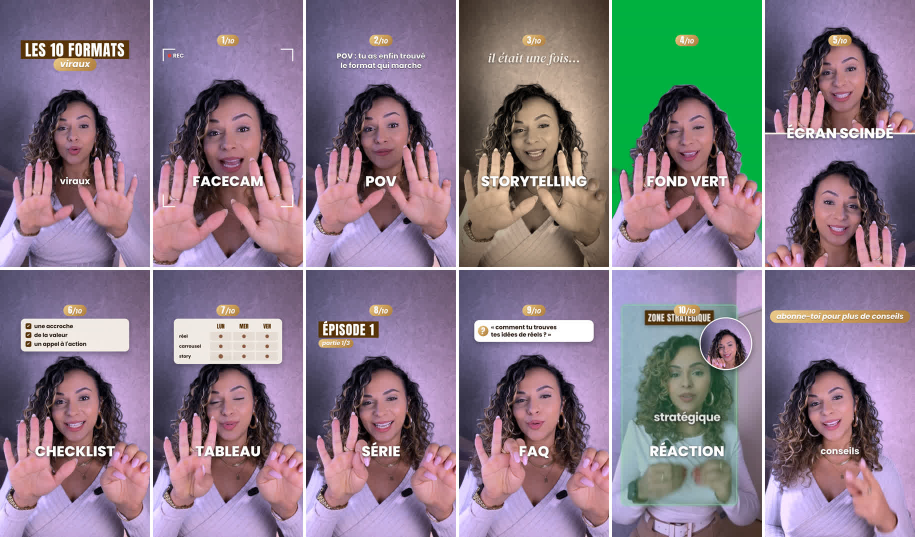
#> input picture reels/10-formats/renders/test.jpg, 1830 x 1074 px (shown at 1/2 size)
$ python -i rose.py   (imports and definitions only)
#> lines starting #> are read from the running program, lines starting #| are printed output that depends on the picture
#!/usr/bin/env python3
"""Rosé look (her lilac.py, tinted pink and less lifted for this brighter wall): the blue-grey wall is found by colour
(blue above red), relit and re-tinted to her lilac (#B5A0DD, pinker on the right), everything warm stays as shot.

PY lilac.py in.mp4 out.mp4          (PY lilac.py --frame in.png out.png for a test still)
"""
import subprocess
import sys

import numpy as np
from PIL import Image, ImageFilter

W, H = 1080, 1920
LIFT = 1.04                                    # this wall is already bright
LEFT = np.array([1.10, 0.93, 1.12], np.float32)   # rosé (her ask), a touch cooler on the left
RIGHT = np.array([1.15, 0.91, 1.08], np.float32)  # ... warmer pink on the right
X = np.linspace(0, 1, W, dtype=np.float32)[None, :, None]
TINT = LEFT * (1 - X) + RIGHT * X
SUBJ = np.array([0.94, 0.87, 1.16], np.float32)       # skin a touch rosier, the white top lavender-white


def grade(rgb):
    f = rgb.astype(np.float32)
    r, g, b = f[..., 0], f[..., 1], f[..., 2]
    m = np.clip((b - r + 1) / 12, 0, 1)
    m = np.asarray(Image.fromarray((m * 255).astype(np.uint8)).filter(ImageFilter.GaussianBlur(6)), np.float32)[..., None] / 255
    luma_s = None  # (soft key: no blocky edges on the compressed wall)           # wall = blue above red (this wall is greyer: wider key); skin / hair / cream top are warm
    luma = np.asarray(Image.fromarray(np.clip(0.299 * r + 0.587 * g + 0.114 * b, 0, 255).astype(np.uint8)).filter(ImageFilter.GaussianBlur(1.2)), np.float32)[..., None]
    wall = np.clip(luma * LIFT, 0, 245) * TINT
    subj = f * SUBJ                                           # her: the same cool-pink light as in her reel
    out = subj * (1 - m) + wall * m
    return np.clip(out, 0, 255).astype(np.uint8)


# [3 lines not run here, left out]
src, dst = sys.argv[1], sys.argv[2]
# [1 line that did not run here, left out]
# [3 lines that did not run here, left out]
n = 0
# [9 lines not run here, left out]

>>> import cv2
>>> picture = cv2.imread('../10-formats/renders/test.jpg', cv2.IMREAD_GRAYSCALE)
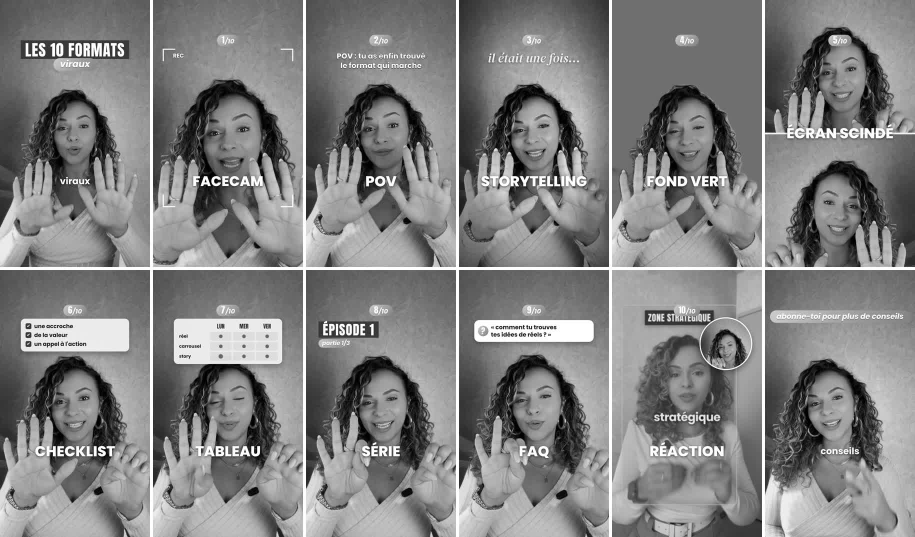
#> picture: shape (1074, 1830) (shown at 1/2 size); min 0, max 255, mean 129.1
>>> result = grade(picture)
#> in grade, `r, g, b = f[..., 0], f[..., 1], f[..., 2]`: r = 1074 values, max 255 at index 535, min 32 at index 448, mean 97.61; g = 1074 values, max 255 at index 535, min 30 at index 968, mean 98.01; b = 1074 values, max 255 at index 539, min 34 at index 447, mean 98.67
#> in grade, `m = np.clip((b - r + 1) / 12, 0, 1)`: m = 1074 values, max 1 at index 444, min 0 at index 112, mean 0.13
#> in grade, `m = np.asarray(Image.fromarray((m * 255).astype(np.uint8)).filter(Imag..`: m = 1074 values, max 0.631 at index 978, min 0 at index 1039, mean 0.129
#> in grade, `luma = np.asarray(Image.fromarray(np.clip(0.299 * r + 0.587 * g + 0.11..`: luma = 1074 values, max 252 at index 536, min 37 at index 441, mean 97.78
#> in grade, `wall = np.clip(luma * LIFT, 0, 245) * TINT`:
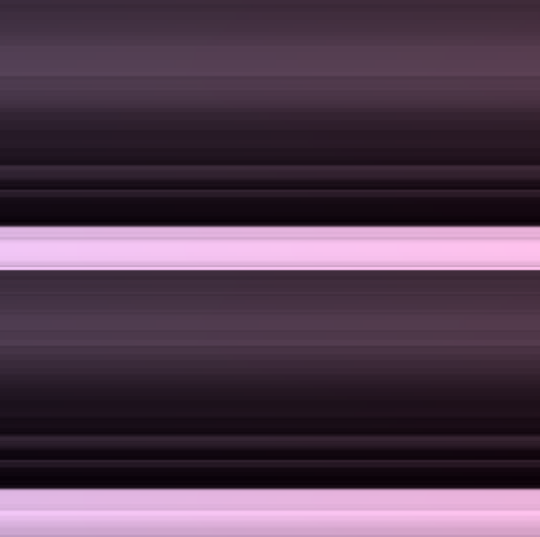
#> wall: shape (1074, 1080, 3) float32 (shown at 1/2 size); mean of channels 0, 1, 2 114.3, 93.5, 111.9; drawn with min black and max white
#> (the run stopped early here; a loop or call above may not have finished)
